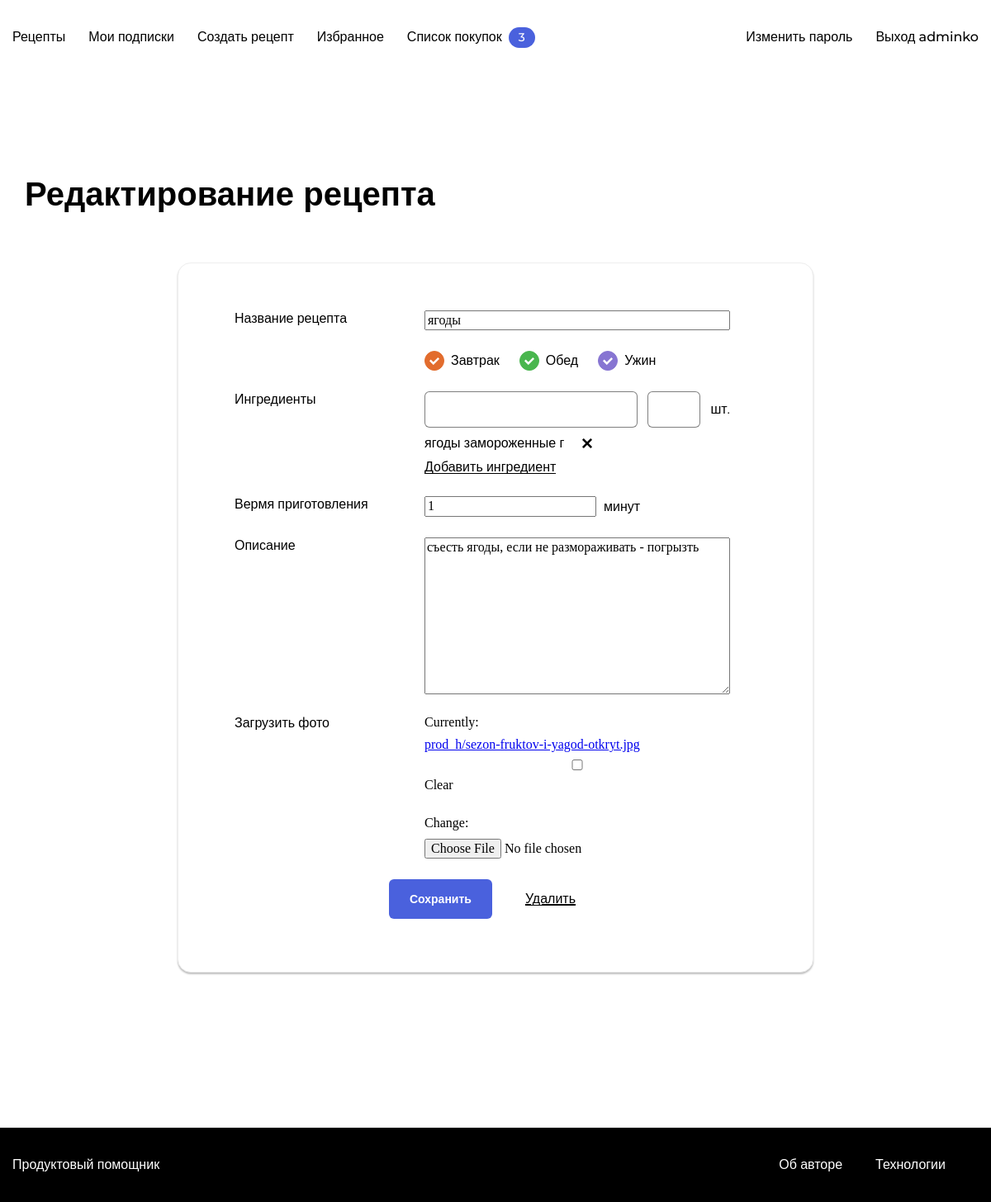
The app's page /recipe/6/edit/ (signed in) with its own data.
### prod_h/models.py (models this page shows, shortened)
class Recipe(models.Model):
    author = models.ForeignKey(
        User,
        on_delete=models.CASCADE,
        related_name='recipes',
        verbose_name='автор рецепта',
    )
    name = models.CharField(
        max_length=100,
        verbose_name='Название рецепта',
        help_text='Максимальная длинна 100 символов',)
    image = models.ImageField(upload_to='prod_h/', blank=True, null=True)
    text = models.TextField(
        blank=True,
        verbose_name='Описание',
        help_text='Описание рецепта',)
    ingredients = models.ManyToManyField(
        ListOfIngridients,
        through='Amount',
        through_fields=('recipe', 'ingredient'),
        verbose_name='Игредиенты',
        help_text='Игредиенты',)
    tags = models.ManyToManyField(Teg, )
    time = models.PositiveSmallIntegerField(verbose_name='Вермя приготовления')
    pub_date = models.DateTimeField("date published", auto_now_add=True)
    slug = models.SlugField(
        max_length=500,
        unique=True,
        blank=True,
    )
    class Meta:
        ordering = ["-pub_date"]

class Teg(models.Model):
    name = models.CharField(max_length=20)
    slug = models.SlugField(unique=True)
    color = models.CharField(
        max_length=20,
        verbose_name='Цвет тега',
        blank=True
    )

class Amount(models.Model):
    ingredient = models.ForeignKey(ListOfIngridients,
                                   on_delete=models.CASCADE,
                                   related_name='ingridient_name', )
    recipe = models.ForeignKey(
        Recipe, on_delete=models.CASCADE,
        related_name="recipe_ingredients",
        verbose_name='Рецепт',
    )
    counts = models.PositiveSmallIntegerField(verbose_name='количество',
                                              default=1)

class ListOfIngridients(models.Model):
    name = models.CharField(max_length=50,
                            unique=True,
                            verbose_name='Название ингредиента',
                            help_text='Название ингредиента, макc. 50 символов'
                            )
    units_of_measurement = models.CharField(max_length=20,
                                            verbose_name='Единица измерения',
                                            help_text='Макс. 20 симоволов',
                                            )
    def __str__(self):
        return self.name

### prod_h/views.py (the view, shortened to what this page needs)
# urls.py: path('recipe/<int:recipe_id>/edit/', views.recipe_edit,
@login_required
def recipe_edit(request, recipe_id):
    edit = True
    instance = get_object_or_404(Recipe, id=recipe_id)
    if not request.user.is_superuser:
        if instance.author != request.user:
            return redirect('recipe_detail', instance.id)
    form = RecipeForm(request.POST or None,
                      files=request.FILES or None,
                      instance=instance)
    context = {
        'edit': edit,
        'recipe': instance,
        'form': form,
        'tags': instance.tags.all()
    }
    return render(request, 'formRecipe.html', context)

### templates/formRecipe.html (shortened to what this page needs)
{% extends "base.html" %}
{% load user_filters %}
{% load static %}
{% block static_css %}
<link rel="stylesheet" href="{% static 'pages/form.css' %}">
{% endblock %}
{% block content %}
<main class="main container">
    <div class="main__header">
        <h1 class="main__title">{{ edit|create_or_change }}</h1>
    </div>
    <div class="form-container">
      <form class="form" method="post" enctype="multipart/form-data">
        <div class="form__group">
          <label class="form__label">{{ form.name.label }}</label>
          <div class="form__field-group">
            {{ form.name }}
          </div>
        </div>
        <div class="form__group">
          <div class="form__field-group">
            <div class="tags">
              <div class="tags__item">
                <input type="checkbox" name="breakfast" id="id_breakfast"
                       class="tags__checkbox tags__checkbox_style_orange"
                    {% for i in tags %}
                      {% if i.name == "breakfast" %}
                       checked
                      {% endif %}
                    {% endfor %}>
                <label for="id_breakfast" class="tags__label">Завтрак</label>
              </div>
              <div class="tags__item">
                <input type="checkbox" name="lunch" id="id_lunch"
                       class="tags__checkbox tags__checkbox_style_green"
                    {% for i in tags %}
                      {% if i.name == "lunch" %}
                       checked
                      {% endif %}
                    {% endfor %}>
                <label for="id_lunch" class="tags__label">Обед</label>
              </div>
              <div class="tags__item">
                <input type="checkbox" name="dinner" id="id_dinner"
                       class="tags__checkbox tags__checkbox_style_purple"
                    {% for i in tags %}
                      {% if i.name == "dinner" %}
                       checked
                      {% endif %}
                    {% endfor %}>
                <label for="id_dinner" class="tags__label">Ужин</label>
              </div>
            </div>
          </div>
        </div>
        <div class="form__group">
          <label for="nameIngredient" class="form__label">Ингредиенты</label>
          <div class="form__field-group">
            <div class="form__field-group-ingredientes">
              <div class="form__dropdown">
                <input type="text" id="nameIngredient" class="form__input">
              </div>
              <input type="number" id="cantidad" class="form__input" min="0">
              <label for="cantidad" class="form__label" id="cantidadVal">шт.</label>
            </div>
            <div class="form__field-group-ingredientes-container">
              {% for product in recipe.recipe_ingredients.all %}
                <div class="form__field-item-ingredient" id="ing_{{ forloop.counter }}">
                  <span> {{ product.ingredient.name }} {{ product.count }} {{ product.ingredient.units_of_measurement }}</span>
                  <span class="form__field-item-delete"></span>
                         type="hidden" value="{{ product.ingredient.units_of_measurement }}"></div>
              {% endfor %}
            </div>
            <span class="form__ingredient-link" id="addIng">Добавить ингредиент</span>
          </div>
        </div>
        <div class="form__group">
          <label class="form__label">{{ form.time.label }}</label>
          <div class="form__field-group form__field-group_time">
            {{ form.time }}
            <label class="form__label">минут</label>
          </div>
        </div>
        <div class="form__group">
          <label class="form__label">{{ form.text.label }}</label>
          <div class="form__field-group">
            {{ form.text }}
          </div>
        </div>
        <div class="form__group">
          <span class="form__label">Загрузить фото</span>
          <div class="form__field-group">
            {{ form.image}}
          </div>
        </div>
        <div class="form__footer">
          {% if edit %}
            <button class="button button_style_blue" type="submit">Сохранить</button>
            <a style="margin-left: 2.5em"
               href="{% url 'recipe_delete' recipe.id %}"
               class="form__ingredient-link">Удалить
            </a>
          {% else %}
            <button class="button button_style_blue" type="submit">Создать рецепт</button>
          {% endif %}
        </div>
      </form>
    </div>
  </main>
{% endblock %}

### templates/includes/nav.html (shortened to what this page needs)
{% load user_filters %}
<nav class="nav">
        <div class="nav__container container">
            <ul class="nav__items list">
                  <li class="nav__item {% if 'index' in request.resolver_match.url_name %}nav__item_active{% endif %}"><a href="{% url 'index' %}" class="nav__link link">Рецепты</a></li>
                  {% if user.is_authenticated %}
                  <li class="nav__item {% if 'follow' in request.resolver_match.url_name %}nav__item_active{% endif %}"><a href="{% url 'follow' %}" class="nav__link link">Мои подписки</a></li>
                  <li class="nav__item {% if 'new_recipe' in request.resolver_match.url_name %}nav__item_active{% endif %}"><a href="{% url 'new_recipe' %}" class="nav__link link">Создать рецепт</a></li>
                  <li class="nav__item {% if 'my_favorite' in request.resolver_match.url_name %}nav__item_active{% endif %}"><a href="{% url 'my_favorite' %}" class="nav__link link">Избранное</a></li>
                  <li class="nav__item {% if 'cart' in request.resolver_match.url_name %}nav__item_active{% endif %}"><a href="{% url 'cart' %}" class="nav__link link">Список покупок</a> <span class="badge badge_style_blue nav__badge" id="counter">{{ user|purchases_count }}</span></li>
              </ul>
              <ul class="nav__items list">
                  <li class="nav__item"><a href="{% url 'password_change' %}" class="nav__link link">Изменить пароль</a></li>
                  <li class="nav__item"><a href="{% url 'logout' %}" class="nav__link link">Выход {{user.username }}</a></li>
              </ul>
          </div>
               {% endif %}
    </nav>

### records on screen
Recipe: name "ягоды", time "1", text "съесть ягоды, если не размораживать - погрызть"
Teg: name "☑"
Amount: ingredient.name "ягоды замороженные", ingredient.units_of_measurement "г"

### other values on screen
{{ user|purchases_count }} "3"
{{ user.username }} "adminko"
{{ edit|create_or_change }} "Редактирование рецепта"
